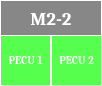
     <widget class="QFrame" name="m2_2_pecu_frame">
      <property name="geometry">
       <rect>
        <x>40</x>
        <y>340</y>
        <width>102</width>
        <height>86</height>
       </rect>
      </property>
      <property name="styleSheet">
       <string notr="true">background-color: rgba(255, 255, 255, 0);
border: 1px solid rgb(255, 255, 255);
border-radius: 0px;</string>
      </property>
      <property name="frameShape">
       <enum>QFrame::StyledPanel</enum>
      </property>
      <property name="frameShadow">
       <enum>QFrame::Raised</enum>
      </property>
      <widget class="QLabel" name="m2_2_header">
       <property name="geometry">
        <rect>
         <x>0</x>
         <y>0</y>
         <width>102</width>
         <height>36</height>
        </rect>
       </property>
       <property name="font">
        <font>
         <family>Cambria</family>
         <pointsize>14</pointsize>
         <weight>75</weight>
         <bold>true</bold>
        </font>
       </property>
       <property name="styleSheet">
        <string notr="true">color: rgb(255, 255, 255);
background-color: rgba(98, 97, 97, 193);
border: 1px solid rgb(255, 255, 255);
border-radius: 0;
</string>
       </property>
       <property name="text">
        <string>M2-2</string>
       </property>
       <property name="alignment">
        <set>Qt::AlignCenter</set>
       </property>
      </widget>
      <widget class="QLabel" name="m2_2_pecu_1">
       <property name="geometry">
        <rect>
         <x>0</x>
         <y>35</y>
         <width>51</width>
         <height>51</height>
        </rect>
       </property>
       <property name="font">
        <font>
         <family>Cambria</family>
         <pointsize>8</pointsize>
         <weight>75</weight>
         <bold>true</bold>
        </font>
       </property>
       <property name="styleSheet">
        <string notr="true">color: rgb(255, 255, 255);
background-color: rgba(13, 255, 0, 178);
border: 1px solid rgb(255, 255, 255);
border-radius: 0;
</string>
       </property>
       <property name="text">
        <string>PECU 1</string>
       </property>
       <property name="alignment">
        <set>Qt::AlignCenter</set>
       </property>
      </widget>
      <widget class="QLabel" name="m2_2_pecu_2">
       <property name="geometry">
        <rect>
         <x>51</x>
         <y>35</y>
         <width>51</width>
         <height>51</height>
        </rect>
       </property>
       <property name="font">
        <font>
         <family>Cambria</family>
         <pointsize>8</pointsize>
         <weight>75</weight>
         <bold>true</bold>
        </font>
       </property>
       <property name="styleSheet">
        <string notr="true">color: rgb(255, 255, 255);
background-color: rgba(13, 255, 0, 178);
border: 1px solid rgb(255, 255, 255);
border-radius: 0;
</string>
       </property>
       <property name="text">
        <string>PECU 2</string>
       </property>
       <property name="alignment">
        <set>Qt::AlignCenter</set>
       </property>
      </widget>
     </widget>
